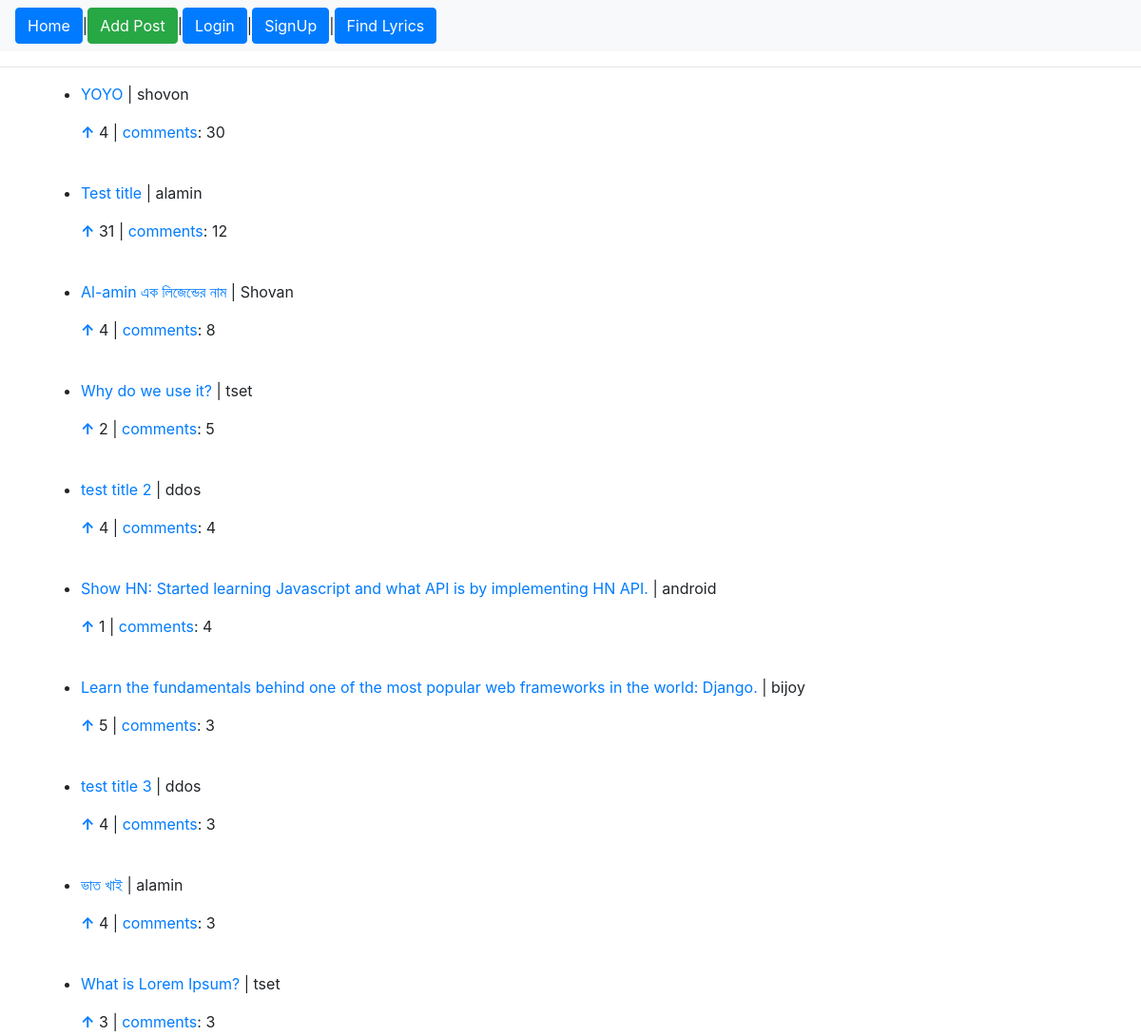
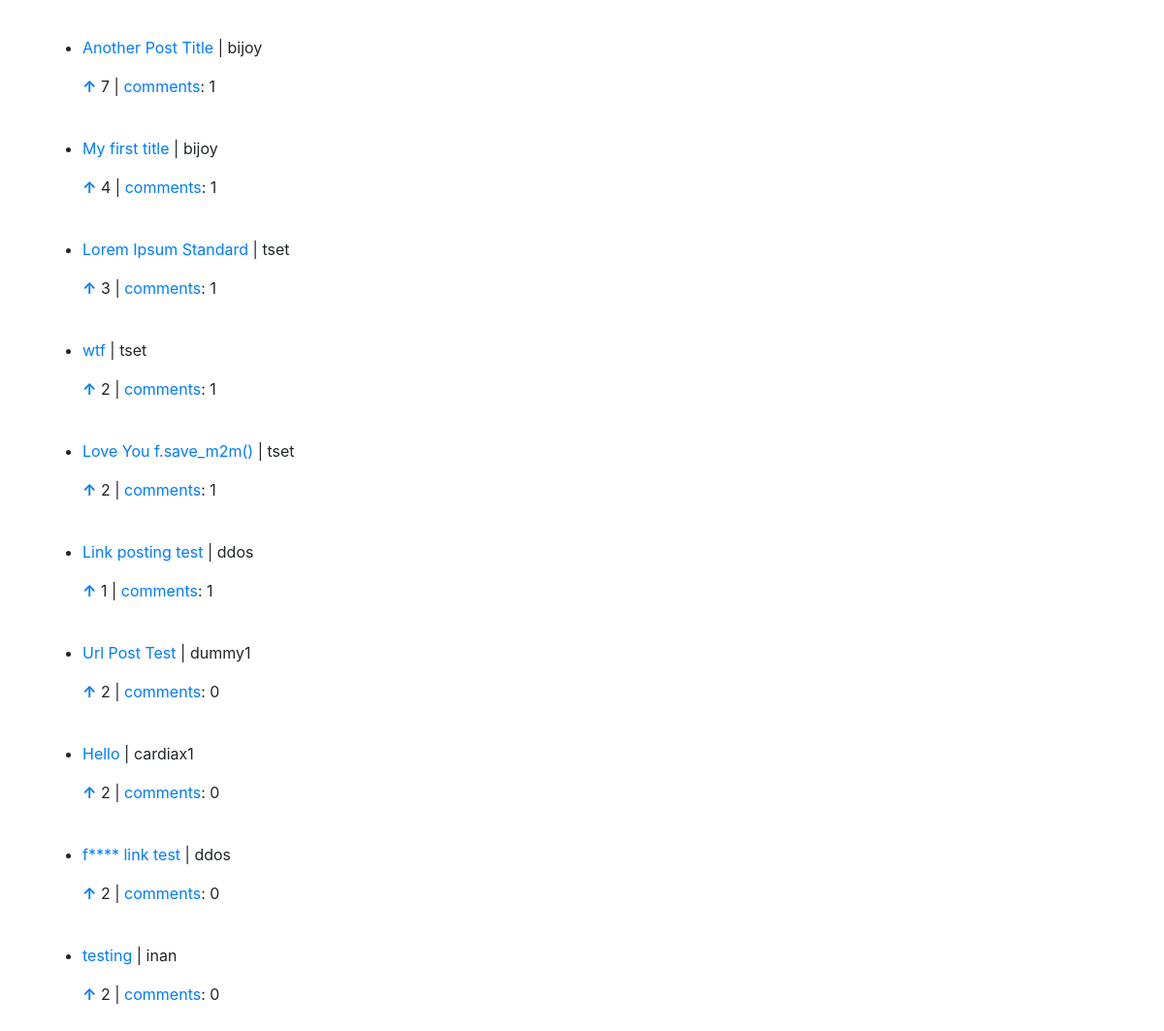
The page / on the database its author committed (2 pictures, top to bottom).
### playground/models.py (models this page shows)
class Post(models.Model):
	title = models.CharField(max_length=200)
	content = models.TextField()
	author = models.ForeignKey(User, on_delete=models.CASCADE)

### playground/views.py (the view)
# urls.py: path('', views.home, name='home'),
def home(request):
	posts = Post.objects.all()
	key = lambda x: (-x.comment_set.all().count(), -x.upvote_set.all().count())
	posts = sorted(posts, key=key)
	up_posts = []
	if not request.user.is_anonymous:
		up_posts = [u.post for u in Upvote.objects.filter(user=request.user)]
	return render(request, 'playground/home.html',
		{'posts': posts, 'upvoted_posts': up_posts},
	)

### playground/templates/playground/home.html
{% extends "playground/base.html" %}
{% block content %}
<ul>
{% for post in posts %}
	<li>
		<div>
			<p><a href="{% url 'post_details' post.id %}">{{ post.title }}</a> | {{ post.author }}</p>
			<p>
	<a href="{% url 'upvote' post.id %}" title="upvote and view"><b>&uarr;</b></a>
	{% if post in upvoted_posts %}
	<span style="color: rgb(255, 69, 0)">{{ post.upvote_set.all.count }}</span>
	{% else %}
	{{ post.upvote_set.all.count }}
	{% endif %}
	 | <span><a href="{% url 'post_details' post.id %}">comments</a>: {{ post.comment_set.all.count }}</span>
</p></div>
	</li>
	<br>
{% endfor %}
</ul>
{% endblock %}

### playground/templates/playground/base.html (shortened to what this page needs)
<!doctype html>
<html lang="en">
  <head>
    <link rel="stylesheet" href="https://stackpath.bootstrapcdn.com/bootstrap/4.1.1/css/bootstrap.min.css">
</head>
<body>
	<div>
		<nav class="navbar navbar-expand-lg navbar-light bg-light">
			<a href="/"><button class="btn btn-primary">Home</button></a> |
			<a href="{% url 'addPost' %}" class="btn btn-success">Add Post</a>
			{% if request.user.is_authenticated %}
				<span> | {{ request.user }}</span>
				<span>| <a href="{% url 'logout' %}" class="btn btn-primary">Logout</a></span>
			{% else %}
			 | <a href="{% url 'login' %}" class="btn btn-primary">Login</a> |
			 <a href="{% url 'signup' %}" class="btn btn-primary">SignUp</a>
			{% endif %} |
			<a href="{% url 'find_lyrics' %}" class="btn btn-primary">Find Lyrics</a>
		</nav>
	</div>
	<hr>
	<div class="container">
		{% block content %} {% endblock %}
	</div>
</body>
</html>

### rows shown on the page
Post: title "YOYO", author "shovon", upvote_set.all.count "4", comment_set.all.count "30"
Post: title "Test title", author "alamin", upvote_set.all.count "31", comment_set.all.count "12"
Post: title "Al-amin এক লিজেন্ডের নাম", author "Shovan", upvote_set.all.count "4", comment_set.all.count "8"
Post: title "Why do we use it?", author "tset", upvote_set.all.count "2", comment_set.all.count "5"
Post: title "test title 2", author "ddos", upvote_set.all.count "4", comment_set.all.count "4"
Post: title "Show HN: Started learning Javascript and what API is by implementing HN API.", author "android", upvote_set.all.count "1", comment_set.all.count "4"
Post: title "Learn the fundamentals behind one of the most popular web frameworks in the world: Django.", author "bijoy", upvote_set.all.count "5", comment_set.all.count "3"
Post: title "test title 3", author "ddos", upvote_set.all.count "4", comment_set.all.count "3"
Post: title "ভাত খাই", author "alamin", upvote_set.all.count "4", comment_set.all.count "3"
Post: title "What is Lorem Ipsum?", author "tset", upvote_set.all.count "3", comment_set.all.count "3"
Post: title "Another Post Title", author "bijoy", upvote_set.all.count "7", comment_set.all.count "1"
Post: title "My first title", author "bijoy", upvote_set.all.count "4", comment_set.all.count "1"
Post: title "Lorem Ipsum Standard", author "tset", upvote_set.all.count "3", comment_set.all.count "1"
Post: title "wtf", author "tset", upvote_set.all.count "2", comment_set.all.count "1"
Post: title "Love You f.save_m2m()", author "tset", upvote_set.all.count "2", comment_set.all.count "1"
Post: title "Link posting test", author "ddos", upvote_set.all.count "1", comment_set.all.count "1"
Post: title "Url Post Test", author "dummy1", upvote_set.all.count "2", comment_set.all.count "0"
Post: title "Hello", author "cardiax1", upvote_set.all.count "2", comment_set.all.count "0"
Post: title "f**** link test", author "ddos", upvote_set.all.count "2", comment_set.all.count "0"
Post: title "testing", author "inan", upvote_set.all.count "2", comment_set.all.count "0"
